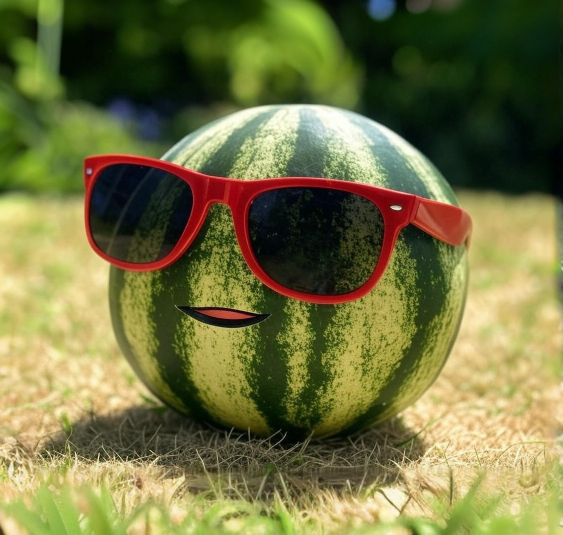
#> input picture OpenCV1/Урок#6/img1.png, 1126 x 1070 px (shown at 1/2 size)
$ python main.py
#> lines starting #> are read from the running program, lines starting #| are printed output that depends on the picture
import cv2
import numpy as np

photos = cv2.imread('img1.png')
#> photos is the input picture: shape (1070, 1126, 3); mean B, G, R 66, 115.5, 115.7
# photos = cv2.resize(photos, (650, 650))

img = np.zeros(photos.shape[:2], dtype=np.uint8)

circle = cv2.circle(img.copy(), (200, 300), 120, 255, -1)
square = cv2.rectangle(img.copy(), (25, 25), (250, 350), 255, -1)

img = cv2.bitwise_and(photos, photos, mask=circle)
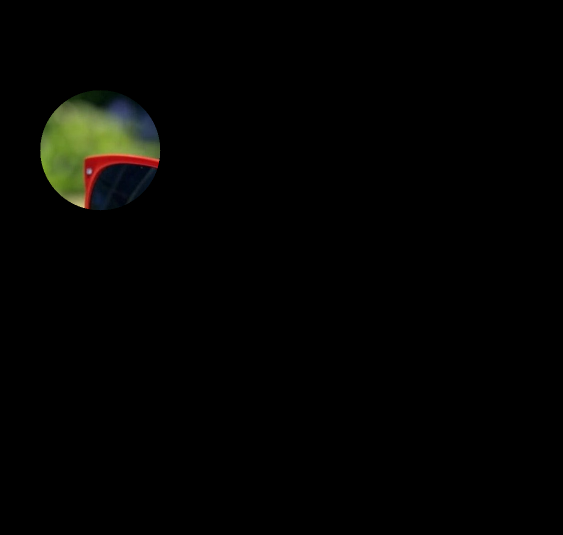
#> img: shape (1070, 1126, 3) (shown at 1/2 size); mean B, G, R 1.9, 3.3, 3.2

cv2.imshow('Image', img)
cv2.waitKey(0)
